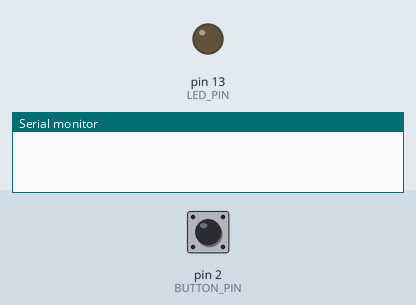
The sketch below on a simulated Arduino Uno, built with avr-gcc and run on an emulated ATmega328P. Parts: output pins drawn as LEDs (lit = HIGH), the last lines printed to the serial monitor. The test bench sets the inputs (shaded band); at power-on: pin 2 (BUTTON_PIN) HIGH.

Above: at 1.2 s.
1.3 s: pin 2 (BUTTON_PIN) pulled LOW for 0.15 s
At 2.2 s:
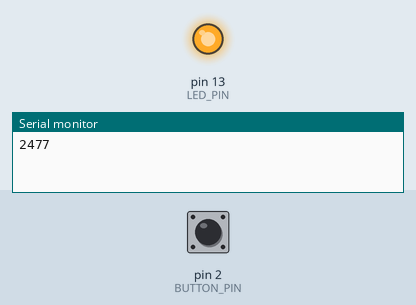
2.9 s: pin 2 (BUTTON_PIN) pulled LOW for 3.2 s
At 3.9 s:
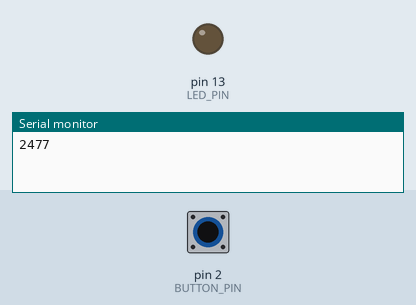
Timing chart, 0 to 7.6 s (numbered marks = the images above; inputs shaded):
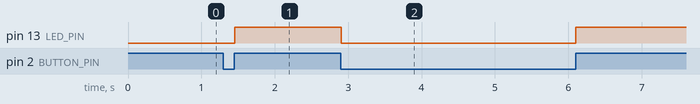

Measured:
- after the input at 1.3 s, pin 13 (LED_PIN): LOW → HIGH after 0.15 s
- after the input at 2.9 s, pin 13 (LED_PIN): HIGH → LOW at once, → HIGH 3.2 s later

The sketch:

pulsecountert.ino
```cpp
#include <Bounce2.h>

#define BUTTON_PIN 2
#define LED_PIN 13
#define PULSE_FACTOR 1000

// Instantiate a Bounce object
Bounce debouncer = Bounce();

volatile unsigned long pulseCount = 0;
volatile unsigned long lastBlink = 0;
volatile unsigned long watt = 0;

double ppwh = ((double)PULSE_FACTOR)/1000;
void setup() {

  Serial.begin(57600);

  // Setup the button
  pinMode(BUTTON_PIN, INPUT);
  // Activate internal pull-up
  digitalWrite(BUTTON_PIN, HIGH);

  // After setting up the button, setup debouncer
  debouncer.attach(BUTTON_PIN);
  debouncer.interval(5);

  //Setup the LED
  pinMode(LED_PIN, OUTPUT);
}

void loop() {
  // Update the debouncer and get the changed state
  boolean changed = debouncer.update();

  if ( changed ) {
    int value = debouncer.read();

    if ( value == HIGH ) {
      unsigned long newBlink = micros();
      unsigned long interval = newBlink - lastBlink;
      if (interval < 10000L) { // Sometimes we get interrupt on RISING
        return;
      }
      watt = (3600000000.0 / interval) / ppwh;
      lastBlink = newBlink;

      digitalWrite(LED_PIN, HIGH );
      pulseCount++;

      Serial.println(watt);
    } else {
      digitalWrite(LED_PIN, LOW );
    }
  }

  if( pulseCount == 10 ){
    Serial.println("1kWh");
    pulseCount = 0;
  }
}
```
